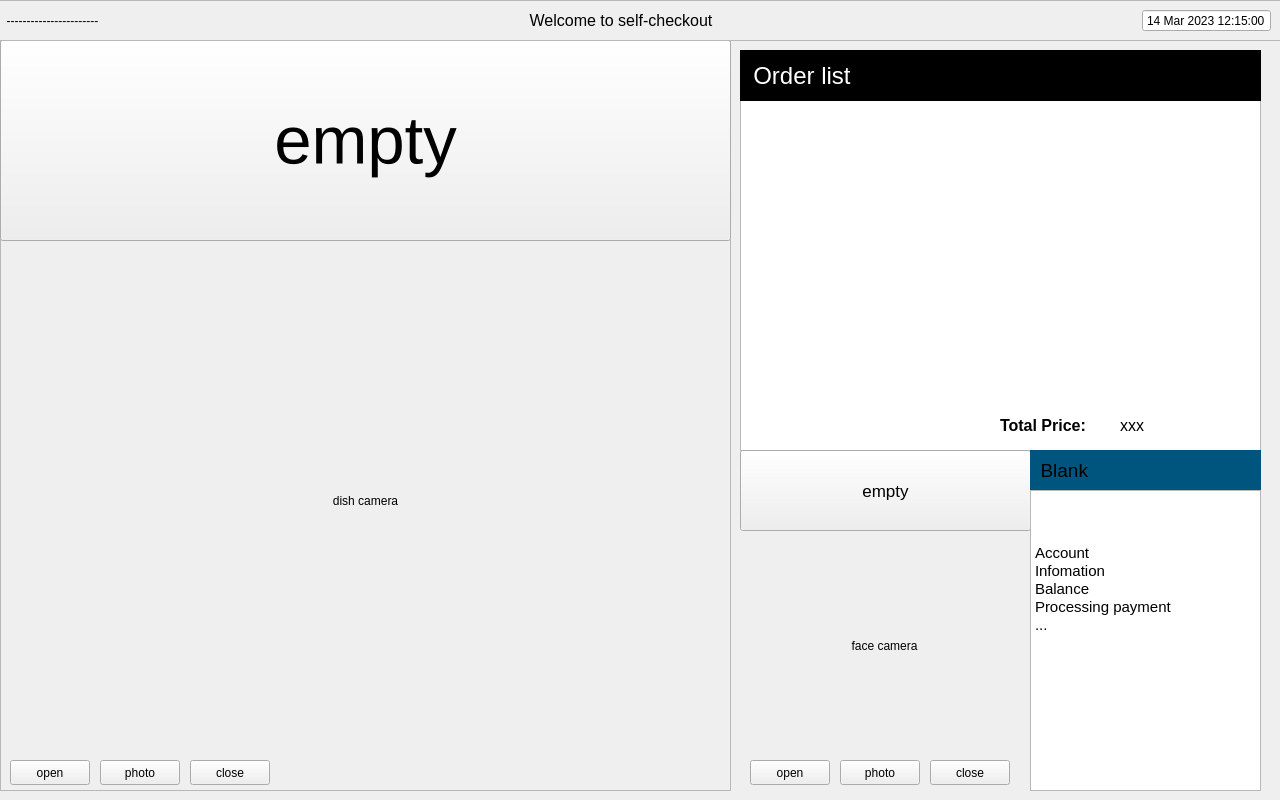
<?xml version="1.0" encoding="UTF-8"?>
<ui version="4.0">
 <class>Widget</class>
 <widget class="QWidget" name="Widget">
  <property name="geometry">
   <rect>
    <x>0</x>
    <y>0</y>
    <width>1280</width>
    <height>800</height>
   </rect>
  </property>
  <property name="windowTitle">
   <string>Widget</string>
  </property>
  <widget class="QWidget" name="widget" native="true">
   <property name="geometry">
    <rect>
     <x>730</x>
     <y>40</y>
     <width>541</width>
     <height>751</height>
    </rect>
   </property>
   <widget class="QTableWidget" name="orderTb">
    <property name="enabled">
     <bool>true</bool>
    </property>
    <property name="geometry">
     <rect>
      <x>10</x>
      <y>60</y>
      <width>521</width>
      <height>351</height>
     </rect>
    </property>
    <property name="editTriggers">
     <set>QAbstractItemView::NoEditTriggers</set>
    </property>
   </widget>
   <widget class="QLabel" name="listHd">
    <property name="geometry">
     <rect>
      <x>10</x>
      <y>10</y>
      <width>521</width>
      <height>51</height>
     </rect>
    </property>
    <property name="font">
     <font>
      <pointsize>18</pointsize>
     </font>
    </property>
    <property name="styleSheet">
     <string notr="true">background-color: rgb(0, 0, 0);
border-color: rgb(255, 170, 0);
color: rgb(255, 255, 255);</string>
    </property>
    <property name="text">
     <string>  Order list</string>
    </property>
   </widget>
   <widget class="QWidget" name="widget_2" native="true">
    <property name="geometry">
     <rect>
      <x>10</x>
      <y>410</y>
      <width>521</width>
      <height>341</height>
     </rect>
    </property>
    <widget class="QPushButton" name="faceRgBt">
     <property name="geometry">
      <rect>
       <x>0</x>
       <y>0</y>
       <width>291</width>
       <height>81</height>
      </rect>
     </property>
     <property name="font">
      <font>
       <pointsize>13</pointsize>
      </font>
     </property>
     <property name="text">
      <string>empty</string>
     </property>
    </widget>
    <widget class="QWidget" name="widget_3" native="true">
     <property name="geometry">
      <rect>
       <x>290</x>
       <y>0</y>
       <width>231</width>
       <height>341</height>
      </rect>
     </property>
     <widget class="QLabel" name="statusHd">
      <property name="geometry">
       <rect>
        <x>0</x>
        <y>0</y>
        <width>231</width>
        <height>41</height>
       </rect>
      </property>
      <property name="font">
       <font>
        <pointsize>14</pointsize>
       </font>
      </property>
      <property name="styleSheet">
       <string notr="true">background-color: rgb(0, 85, 127);</string>
      </property>
      <property name="text">
       <string>  Blank</string>
      </property>
     </widget>
     <widget class="QTextBrowser" name="payBrowser">
      <property name="geometry">
       <rect>
        <x>0</x>
        <y>40</y>
        <width>231</width>
        <height>301</height>
       </rect>
      </property>
      <property name="html">
       <string>&lt;!DOCTYPE HTML PUBLIC &quot;-//W3C//DTD HTML 4.0//EN&quot; &quot;http://www.w3.org/TR/REC-html40/strict.dtd&quot;&gt;
&lt;html&gt;&lt;head&gt;&lt;meta name=&quot;qrichtext&quot; content=&quot;1&quot; /&gt;&lt;style type=&quot;text/css&quot;&gt;
p, li { white-space: pre-wrap; }
&lt;/style&gt;&lt;/head&gt;&lt;body style=&quot; font-family:'MS Shell Dlg 2'; font-size:7.8pt; font-weight:400; font-style:normal;&quot;&gt;
&lt;p style=&quot;-qt-paragraph-type:empty; margin-top:0px; margin-bottom:0px; margin-left:0px; margin-right:0px; -qt-block-indent:0; text-indent:0px;&quot;&gt;&lt;br /&gt;&lt;/p&gt;
&lt;p style=&quot;-qt-paragraph-type:empty; margin-top:0px; margin-bottom:0px; margin-left:0px; margin-right:0px; -qt-block-indent:0; text-indent:0px; font-size:11pt;&quot;&gt;&lt;br /&gt;&lt;/p&gt;
&lt;p style=&quot;-qt-paragraph-type:empty; margin-top:0px; margin-bottom:0px; margin-left:0px; margin-right:0px; -qt-block-indent:0; text-indent:0px; font-size:11pt;&quot;&gt;&lt;br /&gt;&lt;/p&gt;
&lt;p style=&quot; margin-top:0px; margin-bottom:0px; margin-left:0px; margin-right:0px; -qt-block-indent:0; text-indent:0px;&quot;&gt;&lt;span style=&quot; font-size:11pt;&quot;&gt;Account&lt;/span&gt;&lt;/p&gt;
&lt;p style=&quot; margin-top:0px; margin-bottom:0px; margin-left:0px; margin-right:0px; -qt-block-indent:0; text-indent:0px;&quot;&gt;&lt;span style=&quot; font-size:11pt;&quot;&gt;Infomation&lt;/span&gt;&lt;/p&gt;
&lt;p style=&quot; margin-top:0px; margin-bottom:0px; margin-left:0px; margin-right:0px; -qt-block-indent:0; text-indent:0px;&quot;&gt;&lt;span style=&quot; font-size:11pt;&quot;&gt;Balance&lt;/span&gt;&lt;/p&gt;
&lt;p style=&quot; margin-top:0px; margin-bottom:0px; margin-left:0px; margin-right:0px; -qt-block-indent:0; text-indent:0px;&quot;&gt;&lt;span style=&quot; font-size:11pt;&quot;&gt;Processing payment&lt;/span&gt;&lt;/p&gt;
&lt;p style=&quot; margin-top:0px; margin-bottom:0px; margin-left:0px; margin-right:0px; -qt-block-indent:0; text-indent:0px;&quot;&gt;&lt;span style=&quot; font-size:11pt;&quot;&gt;...&lt;/span&gt;&lt;/p&gt;&lt;/body&gt;&lt;/html&gt;</string>
      </property>
     </widget>
    </widget>
    <widget class="QLabel" name="fcView">
     <property name="geometry">
      <rect>
       <x>4</x>
       <y>85</y>
       <width>281</width>
       <height>221</height>
      </rect>
     </property>
     <property name="text">
      <string>face camera</string>
     </property>
     <property name="alignment">
      <set>Qt::AlignCenter</set>
     </property>
    </widget>
    <widget class="QPushButton" name="fcCloseBt">
     <property name="geometry">
      <rect>
       <x>190</x>
       <y>310</y>
       <width>80</width>
       <height>25</height>
      </rect>
     </property>
     <property name="text">
      <string>close</string>
     </property>
    </widget>
    <widget class="QPushButton" name="fcPhotoBt">
     <property name="geometry">
      <rect>
       <x>100</x>
       <y>310</y>
       <width>80</width>
       <height>25</height>
      </rect>
     </property>
     <property name="text">
      <string>photo</string>
     </property>
    </widget>
    <widget class="QPushButton" name="fcOpenBt">
     <property name="geometry">
      <rect>
       <x>10</x>
       <y>310</y>
       <width>80</width>
       <height>25</height>
      </rect>
     </property>
     <property name="text">
      <string>open</string>
     </property>
    </widget>
    <widget class="QLabel" name="faceLdImg">
     <property name="enabled">
      <bool>true</bool>
     </property>
     <property name="geometry">
      <rect>
       <x>90</x>
       <y>140</y>
       <width>121</width>
       <height>121</height>
      </rect>
     </property>
     <property name="styleSheet">
      <string notr="true">image: url(:/pic/loading.png);</string>
     </property>
     <property name="text">
      <string/>
     </property>
    </widget>
   </widget>
   <widget class="QLabel" name="tPLb">
    <property name="geometry">
     <rect>
      <x>270</x>
      <y>360</y>
      <width>121</width>
      <height>51</height>
     </rect>
    </property>
    <property name="font">
     <font>
      <pointsize>12</pointsize>
      <weight>75</weight>
      <bold>true</bold>
     </font>
    </property>
    <property name="text">
     <string>Total Price:</string>
    </property>
   </widget>
   <widget class="QLabel" name="priceLb">
    <property name="geometry">
     <rect>
      <x>390</x>
      <y>360</y>
      <width>91</width>
      <height>51</height>
     </rect>
    </property>
    <property name="font">
     <font>
      <pointsize>12</pointsize>
      <weight>50</weight>
      <bold>false</bold>
     </font>
    </property>
    <property name="text">
     <string>xxx</string>
    </property>
   </widget>
  </widget>
  <widget class="QFrame" name="frame">
   <property name="geometry">
    <rect>
     <x>0</x>
     <y>40</y>
     <width>731</width>
     <height>751</height>
    </rect>
   </property>
   <property name="frameShape">
    <enum>QFrame::StyledPanel</enum>
   </property>
   <property name="frameShadow">
    <enum>QFrame::Raised</enum>
   </property>
   <widget class="QPushButton" name="dishRgBt">
    <property name="geometry">
     <rect>
      <x>0</x>
      <y>0</y>
      <width>731</width>
      <height>201</height>
     </rect>
    </property>
    <property name="font">
     <font>
      <pointsize>50</pointsize>
     </font>
    </property>
    <property name="styleSheet">
     <string notr="true"/>
    </property>
    <property name="text">
     <string>empty</string>
    </property>
   </widget>
   <widget class="QLabel" name="statusLb">
    <property name="geometry">
     <rect>
      <x>0</x>
      <y>0</y>
      <width>101</width>
      <height>51</height>
     </rect>
    </property>
    <property name="sizePolicy">
     <sizepolicy hsizetype="Preferred" vsizetype="Preferred">
      <horstretch>30</horstretch>
      <verstretch>4</verstretch>
     </sizepolicy>
    </property>
    <property name="font">
     <font>
      <pointsize>14</pointsize>
     </font>
    </property>
    <property name="styleSheet">
     <string notr="true">alternate-background-color: rgb(0, 85, 127);</string>
    </property>
    <property name="text">
     <string/>
    </property>
    <property name="alignment">
     <set>Qt::AlignCenter</set>
    </property>
   </widget>
   <widget class="QLabel" name="dcView">
    <property name="geometry">
     <rect>
      <x>0</x>
      <y>210</y>
      <width>731</width>
      <height>501</height>
     </rect>
    </property>
    <property name="text">
     <string>dish camera</string>
    </property>
    <property name="alignment">
     <set>Qt::AlignCenter</set>
    </property>
   </widget>
   <widget class="QPushButton" name="dcOpenBt">
    <property name="geometry">
     <rect>
      <x>10</x>
      <y>720</y>
      <width>80</width>
      <height>25</height>
     </rect>
    </property>
    <property name="text">
     <string>open</string>
    </property>
   </widget>
   <widget class="QPushButton" name="dcPhotoBt">
    <property name="geometry">
     <rect>
      <x>100</x>
      <y>720</y>
      <width>80</width>
      <height>25</height>
     </rect>
    </property>
    <property name="text">
     <string>photo</string>
    </property>
   </widget>
   <widget class="QPushButton" name="dcCloseBt">
    <property name="geometry">
     <rect>
      <x>190</x>
      <y>720</y>
      <width>80</width>
      <height>25</height>
     </rect>
    </property>
    <property name="text">
     <string>close</string>
    </property>
   </widget>
   <widget class="QLabel" name="dishLdImg">
    <property name="geometry">
     <rect>
      <x>240</x>
      <y>340</y>
      <width>241</width>
      <height>241</height>
     </rect>
    </property>
    <property name="styleSheet">
     <string notr="true">image: url(:/pic/loading.png);</string>
    </property>
    <property name="text">
     <string/>
    </property>
   </widget>
  </widget>
  <widget class="QFrame" name="frame_2">
   <property name="geometry">
    <rect>
     <x>-10</x>
     <y>0</y>
     <width>1291</width>
     <height>41</height>
    </rect>
   </property>
   <property name="styleSheet">
    <string notr="true"/>
   </property>
   <property name="frameShape">
    <enum>QFrame::StyledPanel</enum>
   </property>
   <property name="frameShadow">
    <enum>QFrame::Raised</enum>
   </property>
   <widget class="QWidget" name="layoutWidget">
    <property name="geometry">
     <rect>
      <x>10</x>
      <y>0</y>
      <width>1271</width>
      <height>41</height>
     </rect>
    </property>
    <layout class="QHBoxLayout" name="horizontalLayout">
     <item>
      <widget class="QLabel" name="label">
       <property name="text">
        <string>  -----------------------</string>
       </property>
      </widget>
     </item>
     <item>
      <spacer name="horizontalSpacer">
       <property name="orientation">
        <enum>Qt::Horizontal</enum>
       </property>
       <property name="sizeHint" stdset="0">
        <size>
         <width>40</width>
         <height>20</height>
        </size>
       </property>
      </spacer>
     </item>
     <item>
      <widget class="QLabel" name="logoIcon">
       <property name="enabled">
        <bool>true</bool>
       </property>
       <property name="minimumSize">
        <size>
         <width>30</width>
         <height>20</height>
        </size>
       </property>
       <property name="styleSheet">
        <string notr="true">image: url(:/pic/logo.png);</string>
       </property>
       <property name="text">
        <string/>
       </property>
      </widget>
     </item>
     <item>
      <widget class="QLabel" name="header">
       <property name="font">
        <font>
         <pointsize>12</pointsize>
        </font>
       </property>
       <property name="styleSheet">
        <string notr="true">color: rgb(0, 0, 0);</string>
       </property>
       <property name="text">
        <string>Welcome to self-checkout</string>
       </property>
       <property name="alignment">
        <set>Qt::AlignCenter</set>
       </property>
       <property name="wordWrap">
        <bool>false</bool>
       </property>
      </widget>
     </item>
     <item>
      <widget class="QLabel" name="logoIcon_r">
       <property name="minimumSize">
        <size>
         <width>30</width>
         <height>20</height>
        </size>
       </property>
       <property name="styleSheet">
        <string notr="true">image: url(:/pic/logo.png);</string>
       </property>
       <property name="text">
        <string/>
       </property>
      </widget>
     </item>
     <item>
      <spacer name="horizontalSpacer_2">
       <property name="orientation">
        <enum>Qt::Horizontal</enum>
       </property>
       <property name="sizeHint" stdset="0">
        <size>
         <width>40</width>
         <height>20</height>
        </size>
       </property>
      </spacer>
     </item>
     <item>
      <widget class="QDateTimeEdit" name="dateTime">
       <property name="inputMethodHints">
        <set>Qt::ImhNone</set>
       </property>
       <property name="readOnly">
        <bool>true</bool>
       </property>
       <property name="buttonSymbols">
        <enum>QAbstractSpinBox::NoButtons</enum>
       </property>
       <property name="keyboardTracking">
        <bool>false</bool>
       </property>
       <property name="dateTime">
        <datetime>
         <hour>12</hour>
         <minute>15</minute>
         <second>0</second>
         <year>2023</year>
         <month>3</month>
         <day>14</day>
        </datetime>
       </property>
      </widget>
     </item>
    </layout>
   </widget>
  </widget>
 </widget>
 <resources/>
 <connections/>
</ui>
